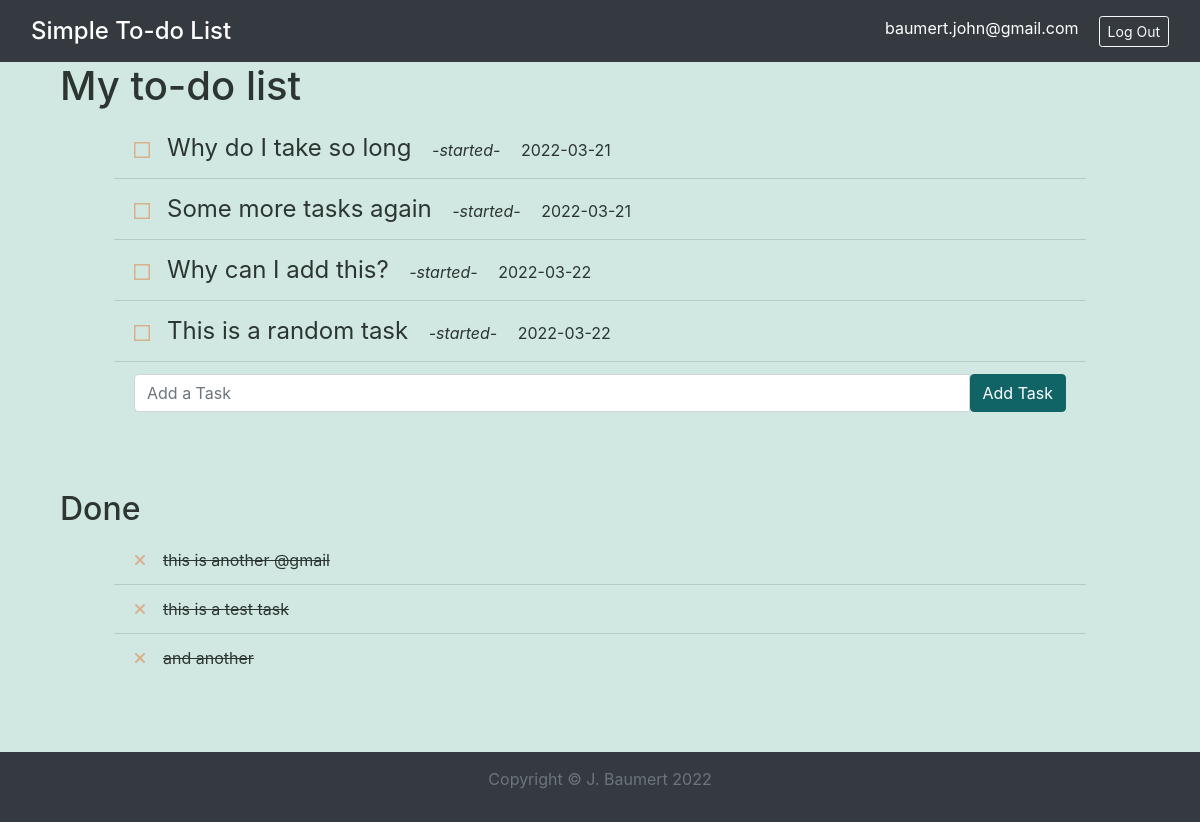
Page /list (signed in) on the earlier database version.
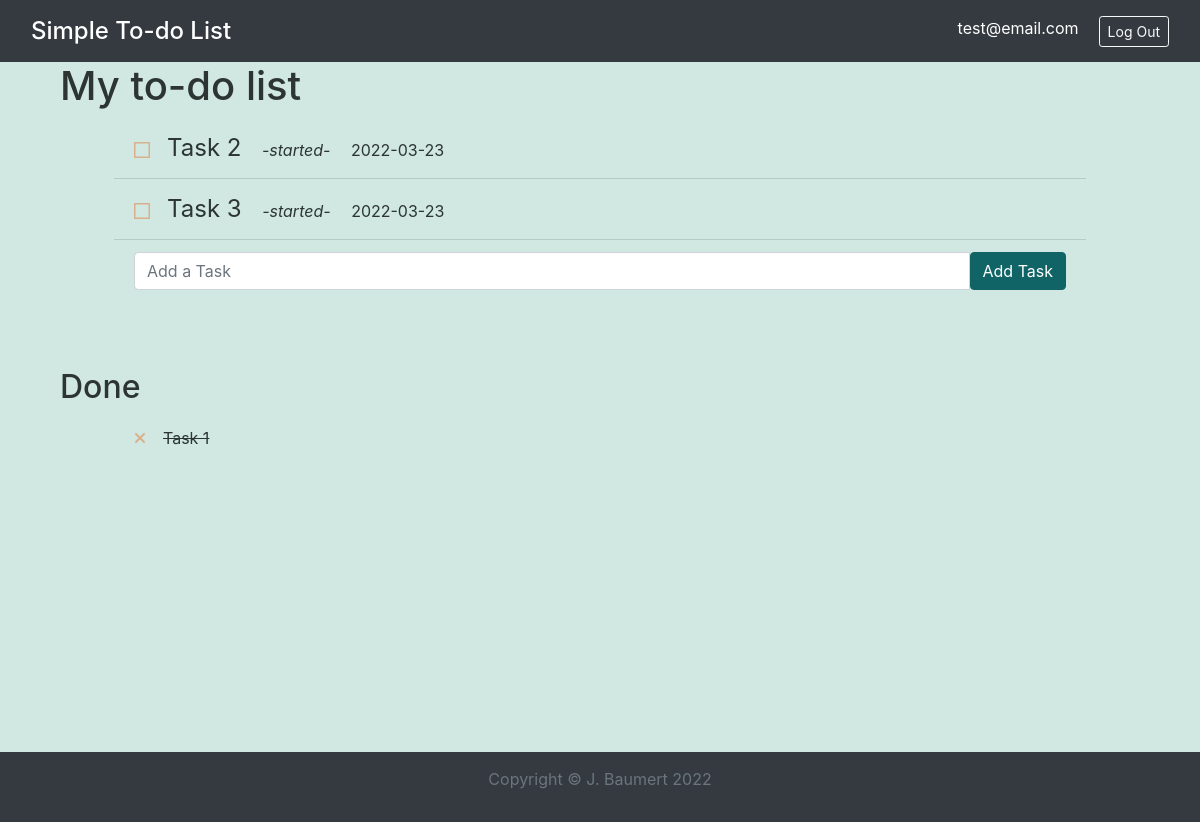
Same page on the later database version.
### main.py (models this page shows)
class User(db.Model, UserMixin):
    __tablename__ = 'users'
    id = db.Column(db.INTEGER, primary_key=True)
    email = db.Column(db.VARCHAR(100), unique=True, nullable=False)
    password = db.Column(db.VARCHAR(100), nullable=False)

class Task(db.Model):
    __tablename__ = 'tasks'
    id = db.Column(db.INTEGER, primary_key=True)
    author_id = db.Column(db.INTEGER, db.ForeignKey('users.id'))
    task = db.Column(db.VARCHAR(200), nullable=False)
    start = db.Column(db.DATE(), nullable=False)
    status = db.Column(db.BOOLEAN(), nullable=False)

### main.py (the view, shortened to what this page needs)
@app.route('/list', methods=['GET', 'POST'])
def list_page():
    tasks = Task.query.all()
    return render_template('list.html', all_tasks=tasks)

### main.py (called while the page is built)
@login_manager.user_loader
def load_user(user_id):
    return User.query.get(int(user_id))

### templates/list.html (shortened to what this page needs)
{% extends 'base.html' %}
{% set title = 'My List' %}
{% block content %}
{% if current_user.is_authenticated %}
{% set user = current_user.id %}
{% else %}
{% set user = None %}
{% endif %}
<div class="short_content" style="width:90%; margin:0 auto; color: #2c3531;">
    <h1>My to-do list</h1>
    <div style="width: 90%; margin: 0 auto;">
        <ul class="list-group list-group-flush">
            {% for task in all_tasks %}
            {% if task.author_id == user and task.status == 1 %}
            <li class="list-group-item list-color">
                <a href="{{ url_for('check_task', task_id=task.id) }}" class="check" style="text-decoration: none;">
                    <i class="fa-regular fa-square-full"></i>
                </a>
                <task style="font-size: 150%;">{{ task.task }}</task>
                &emsp;<i>-started-</i>&emsp;
                {{ task.start }}
            </li>
            {% endif %}
            {% endfor %}
            <li class="list-group-item list-color">
                <form action="{{ url_for('list_page') }}" method="post">
                    <div class="input-group mb-3">
                        <input type="text" class="form-control" placeholder="Add a Task" aria-label="Task"
                            aria-describedby="button-addon2" name="task">
                        <button type="submit" class="btn btn-secondary" type="button" id="button-addon2">Add
                            Task</button>
                    </div>
                </form>
            </li>
        </ul>
    </div>
    <div style="padding-top: 50px;">
        <h2>Done</h2>
        <div style="width: 90%; margin: 0 auto;">
            <ul class="list-group list-group-flush">
                {% for task in all_tasks %}
                {% if task.author_id == user and task.status == 0 %}
                <li class="list-group-item list-color">
                    <a href="{{ url_for('delete_task', task_id=task.id) }}" style="text-decoration: none;">
                        <i class="fa-solid fa-xmark"></i>
                    </a>
                    <del>{{ task.task }}</del>
                </li>
                {% endif %}
                {% endfor %}
            </ul>
        </div>
    </div>
</div>
{% endblock %}

### templates/base.html (shortened to what this page needs)
<!DOCTYPE html>
<html lang="en">
<head>
    <link rel="stylesheet" href="https://stackpath.bootstrapcdn.com/bootstrap/4.1.3/css/bootstrap.min.css"
>
    <link rel="stylesheet" href="{{ url_for('static', filename='styles.css' )}}">
</head>
<body>
    <nav class="navbar navbar-dark bg-dark">
        <div class="container-fluid">
            <a class="navbar-brand" style="font-size: 150%; font-weight: 500;" href="{{ url_for('home') }}">Simple To-do
                List</a>
            <div class="d-flex">
                {% if current_user.is_authenticated %}
                <div style="color: white; margin-right: 20px;">{{ current_user.email }}</div>
                <a href="{{ url_for('logout') }}" class="btn btn-sm btn-outline-light">Log Out</a>
                {% else %}
                <a href="{{ url_for('login') }}" class="btn btn-sm btn-outline-light">Log In / Register</a>
                {% endif %}
            </div>
        </div>
    </nav>
    {% block content %}
    {% endblock %}
    <div class="footer bg-dark" style="text-align: center;">
        <p class="copyright text-muted">Copyright &copy; J. Baumert 2022</p>
    </div>
</body>
</html>

### static/styles.css (style rules this page uses)
.short_content { min-height: calc(100vh - 160px); }
.footer { margin: 50px 0px 0px; text-align: center; padding: 15px; }
a { color: #d9b08c; }
body { background-color: #d1e8e2; }
.btn-secondary { background-color: #116466; border-color: #116466; }
.list-color { background-color: #d1e8e2; }

Differences in the rows shown:
removed Task: task "Why do I take so long", start "2022-03-21", shown under "My to-do list"
removed Task: task "Some more tasks again", start "2022-03-21", shown under "My to-do list"
removed Task: task "Why can I add this?", start "2022-03-22", shown under "My to-do list"
removed Task: task "This is a random task", start "2022-03-22", shown under "My to-do list"
removed Task: task "this is another @gmail", shown under "Done"
removed Task: task "this is a test task", shown under "Done"
removed Task: task "and another", shown under "Done"
changed User: email "baumert.john@gmail.com" → "test@email.com"
added Task: task "Task 2", start "2022-03-23", shown under "My to-do list"
added Task: task "Task 3", start "2022-03-23", shown under "My to-do list"
added Task: task "Task 1", shown under "Done"
